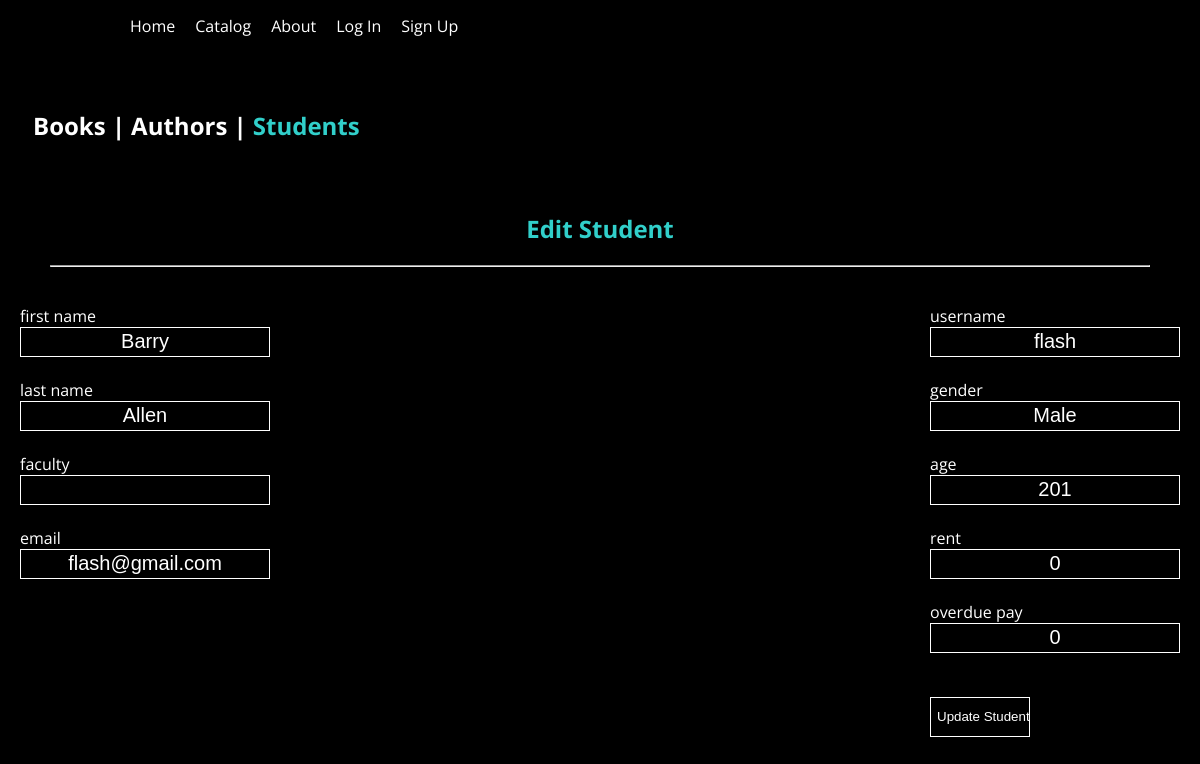
The page /editStudent.php?editID=14 on the database as committed earlier.
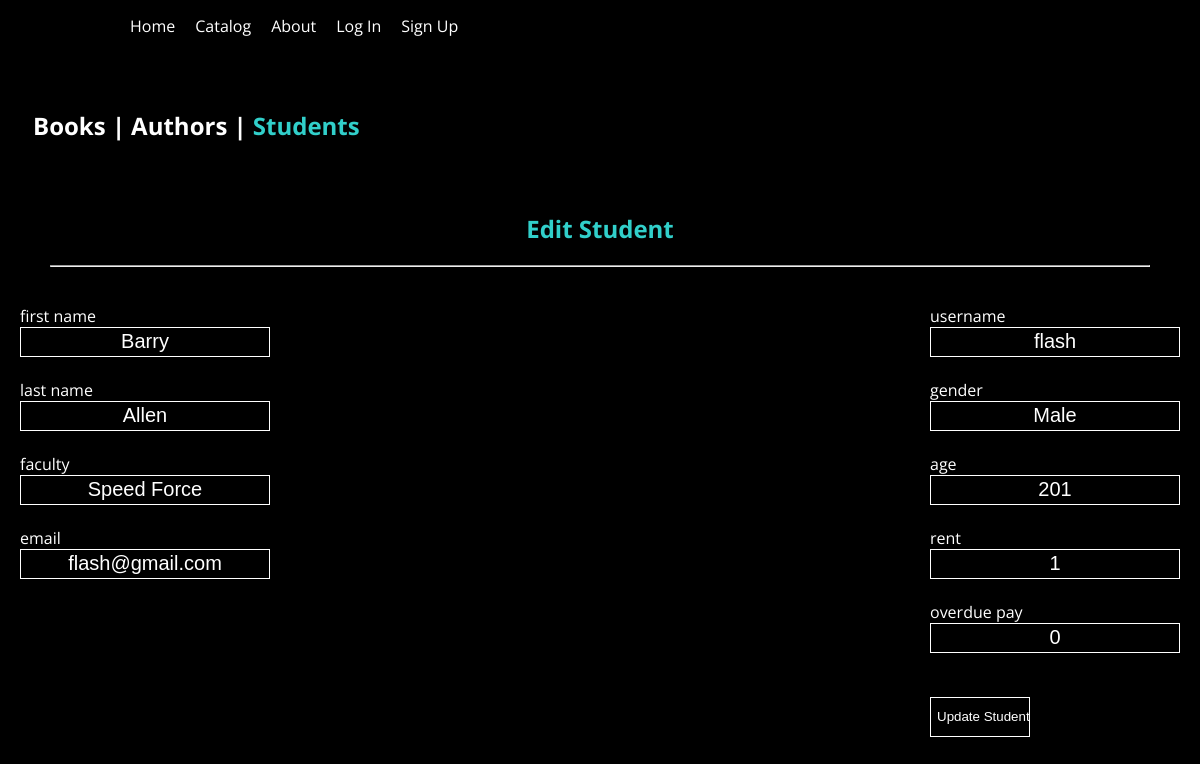
The same page on the database as committed later.
### tables this page shows
CREATE TABLE `students` (
  `studentID` int(11) NOT NULL,
  `fName` varchar(45) NOT NULL,
  `lName` varchar(45) NOT NULL,
  `faculty` varchar(255) NOT NULL,
  `email` varchar(255) NOT NULL,
  `username` varchar(255) NOT NULL,
  `passwd` varchar(255) NOT NULL,
  `gender` varchar(25) NOT NULL,
  `age` int(11) NOT NULL,
  `anyRent` tinyint(1) NOT NULL,
  `overduePay` float NOT NULL
);

### editStudent.php (the view, shortened to what this page needs)
<?php
require_once('connect.php');
$editID = $_GET['editID'];
$q = "SELECT * FROM students WHERE studentID = '$editID'";
$result = $mysqli->query($q);
$editStudent = $result -> fetch_array();
?>
<html>
<link rel="stylesheet" type="text/css" href="design.css">
<body>
<header> <?php require_once('header.php') ?> </header>
	<br><br>
			<center>
				<div class="flatSidebar">
					<ul>
						<li><a href='bookMenu.php'><h2><span>Books</span> | </h2></a></li>
						<li><a href='authorMenu.php'><h2><span>Authors</span> | </h2></a></li>
						<li><a href='studentMenu.php'><h2><span class="active">Students</span></h2></a></li>
					</ul>
				</div>
			</center><br><br><br><br>
			<center>
				<div style="color: white;padding: 30px;">
					<h2><span id="addBooksButton" class="flatChoiceActive"><a>Edit Student</a></span></h2>
					<hr>
				</div>
			</center>
			<form id="updateStudent" action="updateStudent.php" method="POST">
					<div style="float:left">
						<label>first name</label><br>
						<input type="text" name="fName" class="flatInput" value="<?=$editStudent['fName']?>">
						<br><br>
						<label>last name</label><br>
						<input type="text" name="lName" class="flatInput" value="<?=$editStudent['lName']?>">
						<br><br>
						<label>faculty</label><br>
						<input type="text" name="faculty" class="flatInput" value="<?=$editStudent['faculty']?>">
						<br><br>
						<label>email</label><br>
						<input type="text" name="email" class="flatInput"  value="<?=$editStudent['email']?>">
						<br><br>
					</div>
					<div style="float:right">
						<label>username</label><br>
						<input type="text" name="username" class="flatInput" value="<?=$editStudent['username']?>">
						<br><br>
						<label>gender</label><br>
						<input type="text" name="gender" class="flatInput" value="<?=$editStudent['gender']?>">
						<br><br>
						<label>age</label><br>
						<input type="text" name="age" class="flatInput" value="<?=$editStudent['age']?>">
						<br><br>
						<label>rent</label><br>
						<input type="text" name="rent" class="flatInput" value="<?=$editStudent['anyRent']?>">
						<br><br>
						<label>overdue pay</label><br>
						<input type="text" name="overdue" class="flatInput" value="<?=$editStudent['overduePay']?>">
						<br><br>
						<br>
						<input type="submit" style="width:100px" value="Update Student" class="flatButton">
					</div>
</form>
</body>
</html>

Rows that differ between the two databases and show on the page:
changed students "Barry": faculty (not shown) → "Speed Force"; rent "0" → "1"
